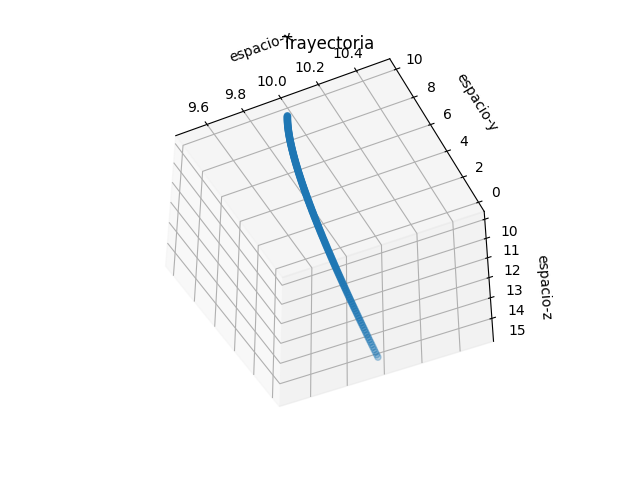

The Python source for this figure:
import matplotlib.pyplot as plt
import numpy as np
from mpl_toolkits.mplot3d import Axes3D

h = 0.01
t = 0
pos = [[10],[10],[10]]
velocidad = [[0],[0],[4]]
a = [0,-10,0]
aux = []

while True:
    pos[0].append(pos[0][-1] + velocidad[0][-1]*h)
    pos[1].append(pos[1][-1] + velocidad[1][-1]*h)
    pos[2].append(pos[2][-1] + velocidad[2][-1]*h)

    velocidad[0].append(velocidad[0][-1] + a[0]*h)
    velocidad[1].append(velocidad[1][-1] + a[1]*h)
    velocidad[2].append(velocidad[2][-1] + a[2]*h)

    if(pos[1][-1] < 0):
        break

g1 = plt.axes(projection='3d')
g1.scatter3D(pos[0],pos[1],pos[2])
g1.set_xlabel('espacio-x')
g1.set_ylabel('espacio-y')
g1.set_zlabel('espacio-z')
plt.title('Trayectoria')

plt.show()
